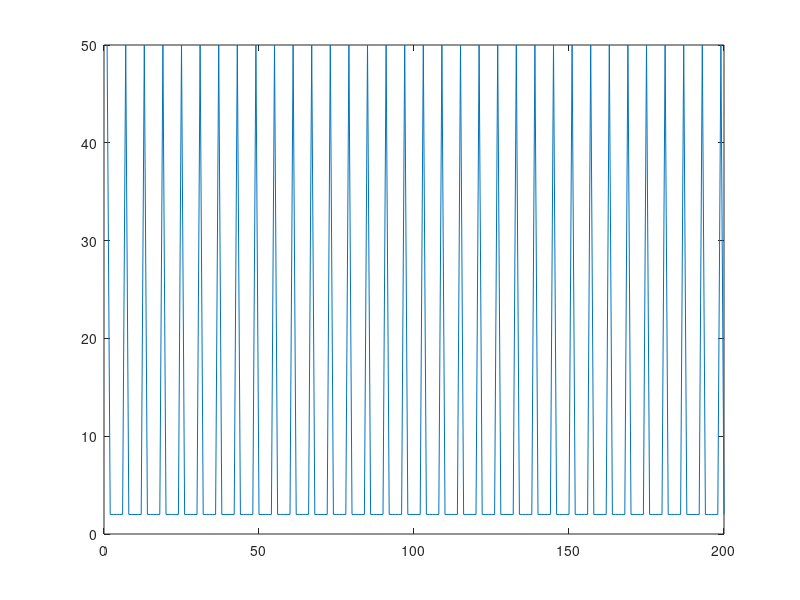

Write the MATLAB code that produced this figure.
% Basic integrate-and-fire neuron 
% R Rao 2007

clear
% input current

I = 1000; % nA

% capacitance and leak resistance
C = 1; % nF
R = 40; % M ohms

% I & F implementation dV/dt = - V/RC + I/C
% Using h = 1 ms step size, Euler method

V = 0;
tstop = 200;
abs_ref = 5; % absolute refractory period 
ref = 0; % absolute refractory period counter
V_trace = []; % voltage trace for plotting
V_th = 10; % spike threshold

for t = 1:tstop
  
   if ~ref
     V = V - (V/(R*C)) + (I/C);
   else
     ref = ref - 1;
     V = 0.2*V_th; % reset voltage
   end
   
   if (V > V_th)
     V = 50;  % emit spike
     ref = abs_ref; % set refractory counter
   end

   V_trace = [V_trace V];

end

  plot(V_trace)
  
